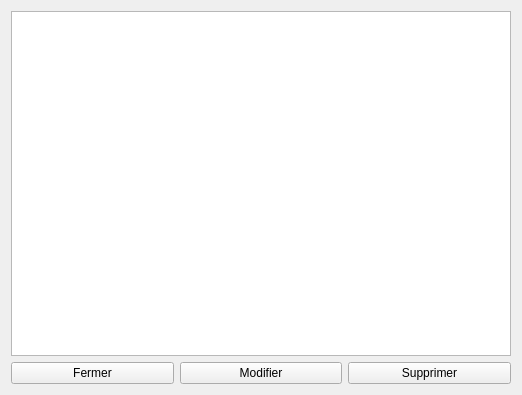
<?xml version="1.0" encoding="UTF-8"?>
<ui version="4.0">
 <class>FicheInteraction</class>
 <widget class="QWidget" name="FicheInteraction">
  <property name="geometry">
   <rect>
    <x>0</x>
    <y>0</y>
    <width>522</width>
    <height>395</height>
   </rect>
  </property>
  <property name="windowTitle">
   <string>Fiche de l'Intéraction</string>
  </property>
  <layout class="QVBoxLayout" name="verticalLayout">
   <item>
    <widget class="QTextEdit" name="Texte"/>
   </item>
   <item>
    <layout class="QHBoxLayout" name="horizontalLayout">
     <item>
      <widget class="QPushButton" name="PBFermer">
       <property name="text">
        <string>Fermer</string>
       </property>
      </widget>
     </item>
     <item>
      <widget class="QPushButton" name="PBModifier">
       <property name="text">
        <string>Modifier</string>
       </property>
      </widget>
     </item>
     <item>
      <widget class="QPushButton" name="PBSupprimer">
       <property name="text">
        <string>Supprimer</string>
       </property>
      </widget>
     </item>
    </layout>
   </item>
  </layout>
 </widget>
 <resources/>
 <connections/>
</ui>
